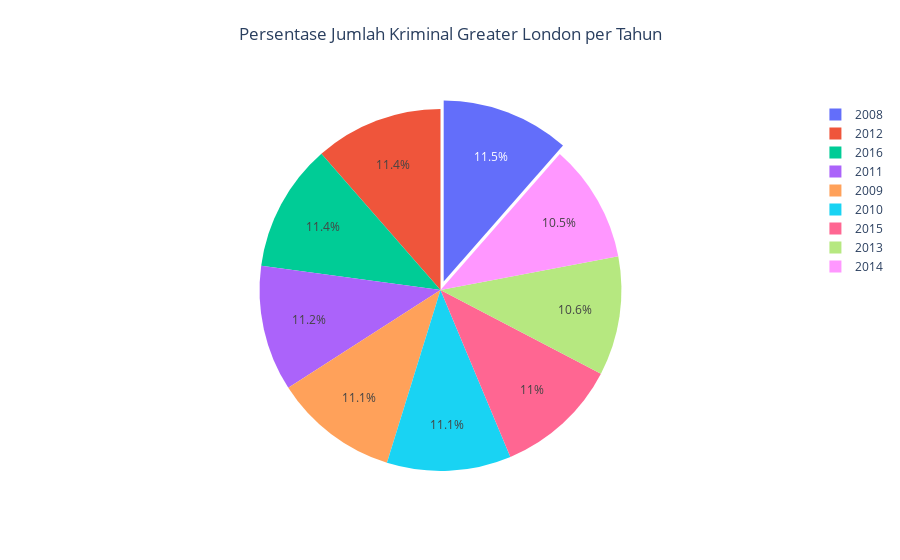

Notebook code cell kept with this figure:
### Markdown cell above
### Pie Chart
This chart is for knowing the percentage of criminal case happens in Greater London every year.

If you see the chart, we will know that the criminal cases most happen in 2008.

### Code cell
# Function for Outputing Index and Value of a Column
def val_counts(df, var1, var2):
    counts = df.groupby([var1])[var2].sum().reset_index()
    labels = counts[var1]
    sizes = counts[var2]
    return labels, sizes

labels = val_counts(df, 'year','value')[0]
values= val_counts(df, 'year','value')[1]

explode = (0.05, 0) # Explode the first slice

# Create an Interactive Pie Chart using Plotly
fig = go.Figure(data=[go.Pie(labels=labels, values=values,
                             pull=explode)])

# Adjusting the position of the horizontal legend
fig.update_layout(
    title=dict(text='Persentase Jumlah Kriminal Greater London per Tahun', x=0.5, y=0.95)
)
fig.show()
# sns.histplot(x=df['year'], y=df.groupby(['year'])['value'].sum(), kde=True)

### Figure 1 — Plotly figure (JSON) as saved in the notebook; plotly's stock layout.template omitted (floating-point values rounded to 4 significant figures)
{"data": [{"labels": [2008, 2009, 2010, 2011, 2012, 2013, 2014, 2015, 2016], "pull": [0.05, 0], "type": "pie", "values": [738641, 717214, 715324, 724915, 737329, 686407, 680183, 711624, 736121]}], "layout": {"title": {"text": "Persentase Jumlah Kriminal Greater London per Tahun", "x": 0.5, "y": 0.95}}}
